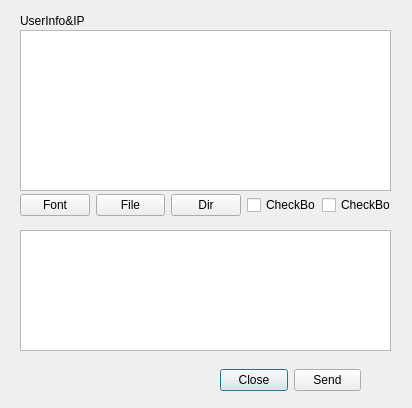
<?xml version="1.0" encoding="UTF-8"?>
<ui version="4.0">
 <class>UserDialog</class>
 <widget class="QDialog" name="UserDialog">
  <property name="geometry">
   <rect>
    <x>0</x>
    <y>0</y>
    <width>412</width>
    <height>408</height>
   </rect>
  </property>
  <property name="windowTitle">
   <string>Dialog</string>
  </property>
  <widget class="QTextEdit" name="textEdit">
   <property name="geometry">
    <rect>
     <x>20</x>
     <y>230</y>
     <width>371</width>
     <height>121</height>
    </rect>
   </property>
  </widget>
  <widget class="QTextBrowser" name="textBrowser">
   <property name="geometry">
    <rect>
     <x>20</x>
     <y>30</y>
     <width>371</width>
     <height>161</height>
    </rect>
   </property>
  </widget>
  <widget class="QLabel" name="label">
   <property name="geometry">
    <rect>
     <x>20</x>
     <y>10</y>
     <width>81</width>
     <height>21</height>
    </rect>
   </property>
   <property name="text">
    <string>UserInfo&amp;IP</string>
   </property>
  </widget>
  <widget class="QWidget" name="">
   <property name="geometry">
    <rect>
     <x>220</x>
     <y>360</y>
     <width>141</width>
     <height>41</height>
    </rect>
   </property>
   <layout class="QHBoxLayout" name="horizontalLayout">
    <item>
     <widget class="QPushButton" name="pushButtonClose">
      <property name="text">
       <string>Close</string>
      </property>
     </widget>
    </item>
    <item>
     <widget class="QPushButton" name="pushButtonSend">
      <property name="text">
       <string>Send</string>
      </property>
     </widget>
    </item>
   </layout>
  </widget>
  <widget class="QWidget" name="">
   <property name="geometry">
    <rect>
     <x>20</x>
     <y>190</y>
     <width>371</width>
     <height>31</height>
    </rect>
   </property>
   <layout class="QHBoxLayout" name="horizontalLayout_2">
    <item>
     <widget class="QPushButton" name="pushButtonFile_2">
      <property name="text">
       <string>Font</string>
      </property>
     </widget>
    </item>
    <item>
     <widget class="QPushButton" name="pushButtonFile">
      <property name="text">
       <string>File</string>
      </property>
     </widget>
    </item>
    <item>
     <widget class="QPushButton" name="pushButtonDir">
      <property name="text">
       <string>Dir</string>
      </property>
     </widget>
    </item>
    <item>
     <widget class="QCheckBox" name="checkBox">
      <property name="text">
       <string>CheckBox</string>
      </property>
     </widget>
    </item>
    <item>
     <widget class="QCheckBox" name="checkBox_2">
      <property name="text">
       <string>CheckBox</string>
      </property>
     </widget>
    </item>
   </layout>
  </widget>
 </widget>
 <resources/>
 <connections/>
</ui>
